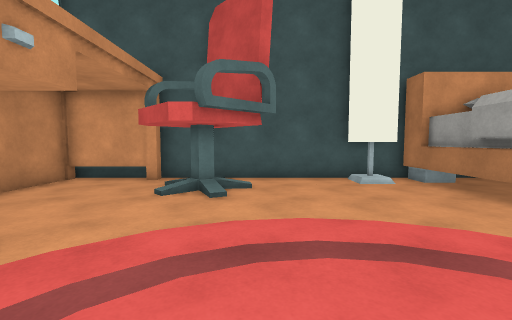
[1] (above)

12 first-person views from a walk through a scene from a Unity 3-D project. The camera is 1.3 m above the floor, tilts 4° down and sees 90° across. The floor is counted in squares, 1 m on a side. Each view is taken from the middle of a square. On the plan, view 1 faces up. The plan holds only what a view shows up to about 13 squares ahead; the rest is blank. Surface patterns are stand-ins for the level's own textures.

[2]
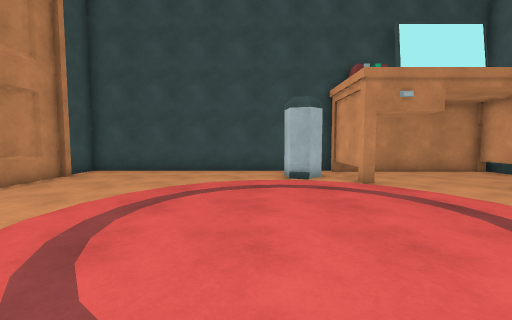

[3]
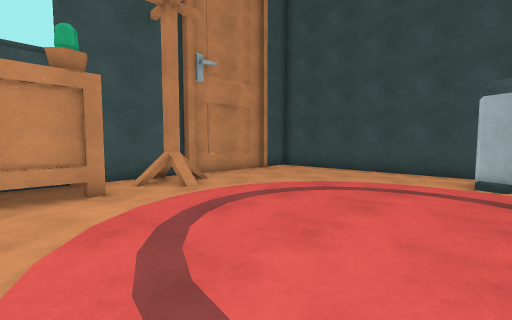

[4]
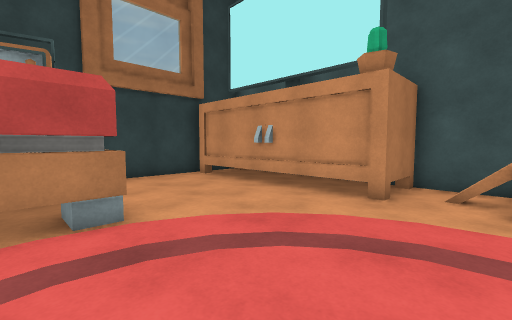

[5]
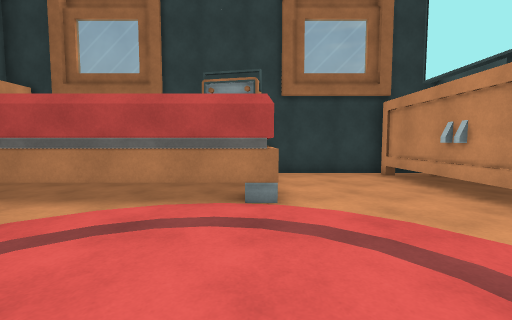

[6]
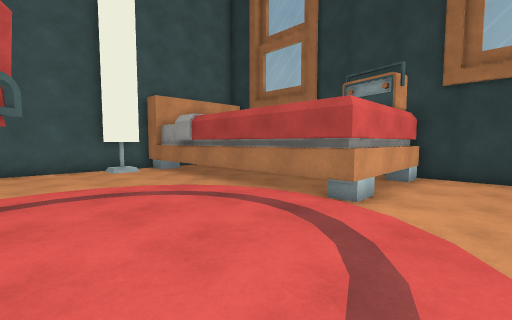

[7]
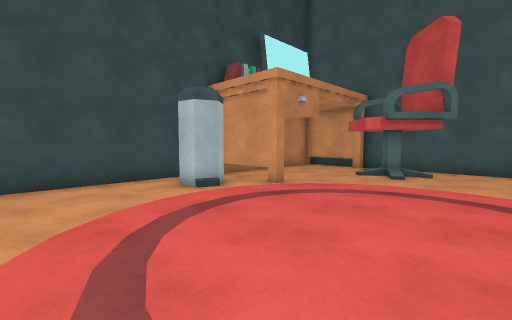

[8]
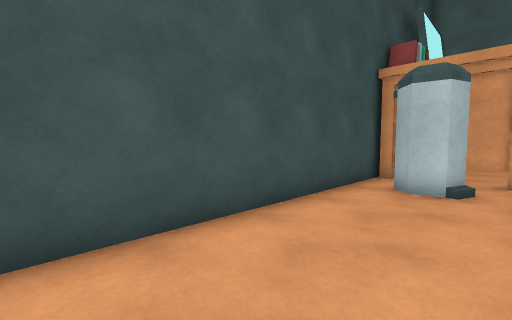

[9]
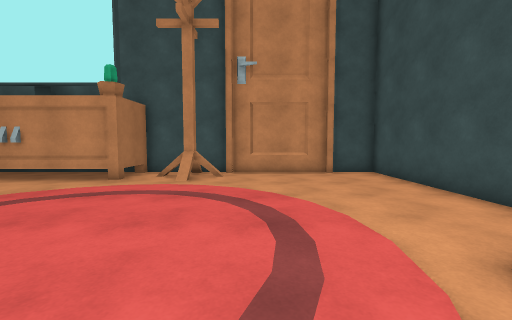

[10]
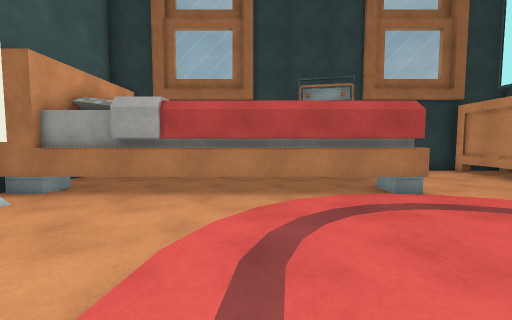

[11]
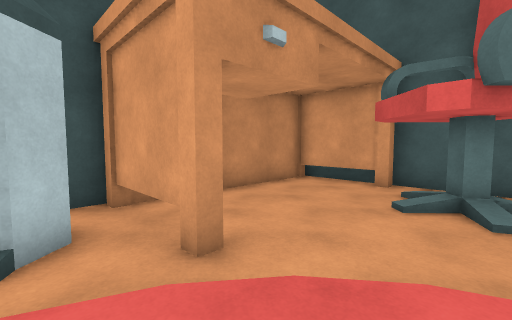

[12]
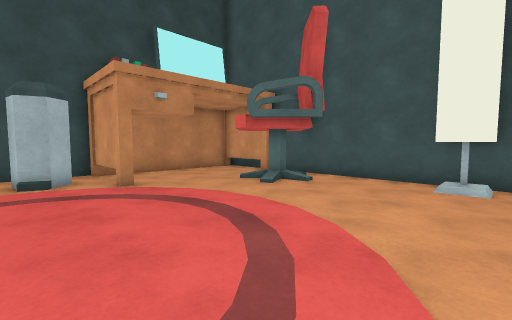

### Floor plan
Key: @ floor where view 1 was taken; # wall or solid block; . floor; / step, stairs or slope; B bin; R rack; O other object.
Columns run from 8 left of view 1 to 12 right of it. Each row starts with its distance up from view 1.
 10  ##############
  9  O...../....#.#
  8  O....OO/.....#
  7  O....O.......#
  6  O............#
  5  O............#
  4  O............#
  3 #OOOO.........#
  2 #.............#
  1 #.#B..........#
  0 #.......@.....#
 -1 #.............#######
 -2 #...................#
 -3 #...................#
 -4 #...................#
 -5 #...................#
 -6 #...................#
 -7 #........R.#OOOOOOO##
 -8 #........R.#
 -9 ############

Positions as (right, up) in squares from view 1, and headings:
1: (0, 0), facing up
2: (5, -1), facing left
3: (5, 1), facing down-left
4: (1, 0), facing down-right
5: (0, -1), facing right
6: (0, -4), facing up-right
7: (2, -4), facing up-left
8: (-4, -7), facing up-left
9: (-2, 3), facing down
10: (-1, 3), facing right
11: (-1, 1), facing up-left
12: (5, 0), facing up-left
